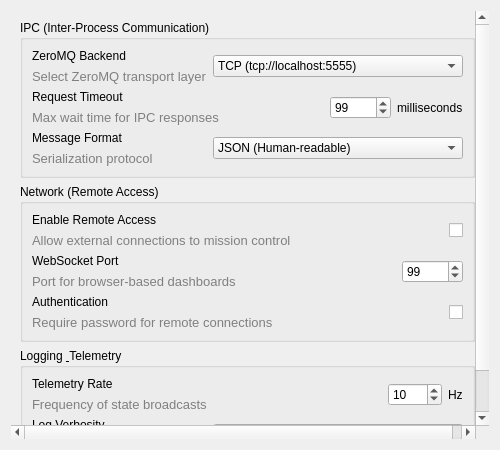
<?xml version="1.0" encoding="UTF-8"?>
<ui version="4.0">
    <class>CommunicationTab</class>
    <widget class="QWidget" name="CommunicationTab">
        <property name="geometry">
            <rect>
                <x>0</x>
                <y>0</y>
                <width>500</width>
                <height>450</height>
            </rect>
        </property>
        <property name="windowTitle">
            <string>Communication Settings</string>
        </property>
        <layout class="QVBoxLayout" name="mainLayout">
            <item>
                <widget class="QScrollArea" name="scrollArea">
                    <property name="widgetResizable">
                        <bool>true</bool>
                    </property>
                    <property name="frameShape">
                        <enum>QFrame::NoFrame</enum>
                    </property>
                    <widget class="QWidget" name="scrollAreaWidgetContents">
                        <layout class="QVBoxLayout" name="scrollLayout">
                            <item>
                                <widget class="QGroupBox" name="ipcGroupBox">
                                    <property name="title">
                                        <string>IPC (Inter-Process Communication)</string>
                                    </property>
                                    <layout class="QVBoxLayout" name="ipcLayout">
                                        <item>
                                            <layout class="QHBoxLayout" name="zmqBackendRowLayout">
                                                <item>
                                                    <layout class="QVBoxLayout" name="zmqBackendLabelLayout">
                                                        <item>
                                                            <widget class="QLabel" name="zmqBackendLabel">
                                                                <property name="text">
                                                                    <string>ZeroMQ Backend</string>
                                                                </property>
                                                            </widget>
                                                        </item>
                                                        <item>
                                                            <widget class="QLabel" name="zmqBackendDescription">
                                                                <property name="text">
                                                                    <string>Select ZeroMQ transport layer</string>
                                                                </property>
                                                                <property name="styleSheet">
                                                                    <string>color: gray; font-size: 10pt;</string>
                                                                </property>
                                                            </widget>
                                                        </item>
                                                    </layout>
                                                </item>
                                                <item>
                                                    <spacer name="zmqBackendSpacer">
                                                        <property name="orientation">
                                                            <enum>Qt::Horizontal</enum>
                                                        </property>
                                                        <property name="sizeHint" stdset="0">
                                                            <size>
                                                                <width>40</width>
                                                                <height>20</height>
                                                            </size>
                                                        </property>
                                                    </spacer>
                                                </item>
                                                <item>
                                                    <widget class="QComboBox" name="zmqBackendComboBox">
                                                        <property name="minimumSize">
                                                            <size>
                                                                <width>250</width>
                                                                <height>0</height>
                                                            </size>
                                                        </property>
                                                        <item>
                                                            <property name="text">
                                                                <string>TCP (tcp://localhost:5555)</string>
                                                            </property>
                                                        </item>
                                                        <item>
                                                            <property name="text">
                                                                <string>IPC (Unix sockets)</string>
                                                            </property>
                                                        </item>
                                                        <item>
                                                            <property name="text">
                                                                <string>In-Process (threads)</string>
                                                            </property>
                                                        </item>
                                                    </widget>
                                                </item>
                                            </layout>
                                        </item>
                                        <item>
                                            <layout class="QHBoxLayout" name="requestTimeoutRowLayout">
                                                <item>
                                                    <layout class="QVBoxLayout" name="requestTimeoutLabelLayout">
                                                        <item>
                                                            <widget class="QLabel" name="requestTimeoutLabel">
                                                                <property name="text">
                                                                    <string>Request Timeout</string>
                                                                </property>
                                                            </widget>
                                                        </item>
                                                        <item>
                                                            <widget class="QLabel" name="requestTimeoutDescription">
                                                                <property name="text">
                                                                    <string>Max wait time for IPC responses</string>
                                                                </property>
                                                                <property name="styleSheet">
                                                                    <string>color: gray; font-size: 10pt;</string>
                                                                </property>
                                                            </widget>
                                                        </item>
                                                    </layout>
                                                </item>
                                                <item>
                                                    <spacer name="requestTimeoutSpacer">
                                                        <property name="orientation">
                                                            <enum>Qt::Horizontal</enum>
                                                        </property>
                                                        <property name="sizeHint" stdset="0">
                                                            <size>
                                                                <width>40</width>
                                                                <height>20</height>
                                                            </size>
                                                        </property>
                                                    </spacer>
                                                </item>
                                                <item>
                                                    <layout class="QHBoxLayout" name="timeoutInputLayout">
                                                        <item>
                                                            <widget class="QSpinBox" name="requestTimeoutSpinBox">
                                                                <property name="value">
                                                                    <number>1000</number>
                                                                </property>
                                                                <property name="maximum">
                                                                    <number>99999</number>
                                                                </property>
                                                            </widget>
                                                        </item>
                                                        <item>
                                                            <widget class="QLabel" name="millisecondsLabel">
                                                                <property name="text">
                                                                    <string>milliseconds</string>
                                                                </property>
                                                            </widget>
                                                        </item>
                                                    </layout>
                                                </item>
                                            </layout>
                                        </item>
                                        <item>
                                            <layout class="QHBoxLayout" name="messageFormatRowLayout">
                                                <item>
                                                    <layout class="QVBoxLayout" name="messageFormatLabelLayout">
                                                        <item>
                                                            <widget class="QLabel" name="messageFormatLabel">
                                                                <property name="text">
                                                                    <string>Message Format</string>
                                                                </property>
                                                            </widget>
                                                        </item>
                                                        <item>
                                                            <widget class="QLabel" name="messageFormatDescription">
                                                                <property name="text">
                                                                    <string>Serialization protocol</string>
                                                                </property>
                                                                <property name="styleSheet">
                                                                    <string>color: gray; font-size: 10pt;</string>
                                                                </property>
                                                            </widget>
                                                        </item>
                                                    </layout>
                                                </item>
                                                <item>
                                                    <spacer name="messageFormatSpacer">
                                                        <property name="orientation">
                                                            <enum>Qt::Horizontal</enum>
                                                        </property>
                                                        <property name="sizeHint" stdset="0">
                                                            <size>
                                                                <width>40</width>
                                                                <height>20</height>
                                                            </size>
                                                        </property>
                                                    </spacer>
                                                </item>
                                                <item>
                                                    <widget class="QComboBox" name="messageFormatComboBox">
                                                        <property name="minimumSize">
                                                            <size>
                                                                <width>250</width>
                                                                <height>0</height>
                                                            </size>
                                                        </property>
                                                        <item>
                                                            <property name="text">
                                                                <string>JSON (Human-readable)</string>
                                                            </property>
                                                        </item>
                                                        <item>
                                                            <property name="text">
                                                                <string>MessagePack (Compact)</string>
                                                            </property>
                                                        </item>
                                                        <item>
                                                            <property name="text">
                                                                <string>Protocol Buffers</string>
                                                            </property>
                                                        </item>
                                                    </widget>
                                                </item>
                                            </layout>
                                        </item>
                                    </layout>
                                </widget>
                            </item>
                            <item>
                                <widget class="QGroupBox" name="networkGroupBox">
                                    <property name="title">
                                        <string>Network (Remote Access)</string>
                                    </property>
                                    <layout class="QVBoxLayout" name="networkLayout">
                                        <item>
                                            <layout class="QHBoxLayout" name="remoteAccessRowLayout">
                                                <item>
                                                    <layout class="QVBoxLayout" name="remoteAccessLabelLayout">
                                                        <item>
                                                            <widget class="QLabel" name="remoteAccessLabel">
                                                                <property name="text">
                                                                    <string>Enable Remote Access</string>
                                                                </property>
                                                            </widget>
                                                        </item>
                                                        <item>
                                                            <widget class="QLabel" name="remoteAccessDescription">
                                                                <property name="text">
                                                                    <string>Allow external connections to mission control</string>
                                                                </property>
                                                                <property name="styleSheet">
                                                                    <string>color: gray; font-size: 10pt;</string>
                                                                </property>
                                                            </widget>
                                                        </item>
                                                    </layout>
                                                </item>
                                                <item>
                                                    <spacer name="remoteAccessSpacer">
                                                        <property name="orientation">
                                                            <enum>Qt::Horizontal</enum>
                                                        </property>
                                                        <property name="sizeHint" stdset="0">
                                                            <size>
                                                                <width>40</width>
                                                                <height>20</height>
                                                            </size>
                                                        </property>
                                                    </spacer>
                                                </item>
                                                <item>
                                                    <widget class="QCheckBox" name="remoteAccessCheckBox">
                                                        <property name="text">
                                                            <string/>
                                                        </property>
                                                    </widget>
                                                </item>
                                            </layout>
                                        </item>
                                        <item>
                                            <layout class="QHBoxLayout" name="webSocketPortRowLayout">
                                                <item>
                                                    <layout class="QVBoxLayout" name="webSocketPortLabelLayout">
                                                        <item>
                                                            <widget class="QLabel" name="webSocketPortLabel">
                                                                <property name="text">
                                                                    <string>WebSocket Port</string>
                                                                </property>
                                                            </widget>
                                                        </item>
                                                        <item>
                                                            <widget class="QLabel" name="webSocketPortDescription">
                                                                <property name="text">
                                                                    <string>Port for browser-based dashboards</string>
                                                                </property>
                                                                <property name="styleSheet">
                                                                    <string>color: gray; font-size: 10pt;</string>
                                                                </property>
                                                            </widget>
                                                        </item>
                                                    </layout>
                                                </item>
                                                <item>
                                                    <spacer name="webSocketPortSpacer">
                                                        <property name="orientation">
                                                            <enum>Qt::Horizontal</enum>
                                                        </property>
                                                        <property name="sizeHint" stdset="0">
                                                            <size>
                                                                <width>40</width>
                                                                <height>20</height>
                                                            </size>
                                                        </property>
                                                    </spacer>
                                                </item>
                                                <item>
                                                    <widget class="QSpinBox" name="webSocketPortSpinBox">
                                                        <property name="value">
                                                            <number>8080</number>
                                                        </property>
                                                        <property name="maximum">
                                                            <number>65535</number>
                                                        </property>
                                                    </widget>
                                                </item>
                                            </layout>
                                        </item>
                                        <item>
                                            <layout class="QHBoxLayout" name="authenticationRowLayout">
                                                <item>
                                                    <layout class="QVBoxLayout" name="authenticationLabelLayout">
                                                        <item>
                                                            <widget class="QLabel" name="authenticationLabel">
                                                                <property name="text">
                                                                    <string>Authentication</string>
                                                                </property>
                                                            </widget>
                                                        </item>
                                                        <item>
                                                            <widget class="QLabel" name="authenticationDescription">
                                                                <property name="text">
                                                                    <string>Require password for remote connections</string>
                                                                </property>
                                                                <property name="styleSheet">
                                                                    <string>color: gray; font-size: 10pt;</string>
                                                                </property>
                                                            </widget>
                                                        </item>
                                                    </layout>
                                                </item>
                                                <item>
                                                    <spacer name="authenticationSpacer">
                                                        <property name="orientation">
                                                            <enum>Qt::Horizontal</enum>
                                                        </property>
                                                        <property name="sizeHint" stdset="0">
                                                            <size>
                                                                <width>40</width>
                                                                <height>20</height>
                                                            </size>
                                                        </property>
                                                    </spacer>
                                                </item>
                                                <item>
                                                    <widget class="QCheckBox" name="authenticationCheckBox">
                                                        <property name="text">
                                                            <string/>
                                                        </property>
                                                    </widget>
                                                </item>
                                            </layout>
                                        </item>
                                    </layout>
                                </widget>
                            </item>
                            <item>
                                <widget class="QGroupBox" name="logTelemetryGroupBox">
                                    <property name="title">
                                        <string>Logging &amp; Telemetry</string>
                                    </property>
                                    <layout class="QVBoxLayout" name="logTelemetryLayout">
                                        <item>
                                            <layout class="QHBoxLayout" name="telemetryRateRowLayout">
                                                <item>
                                                    <layout class="QVBoxLayout" name="telemetryRateLabelLayout">
                                                        <item>
                                                            <widget class="QLabel" name="telemetryRateLabel">
                                                                <property name="text">
                                                                    <string>Telemetry Rate</string>
                                                                </property>
                                                            </widget>
                                                        </item>
                                                        <item>
                                                            <widget class="QLabel" name="telemetryRateDescription">
                                                                <property name="text">
                                                                    <string>Frequency of state broadcasts</string>
                                                                </property>
                                                                <property name="styleSheet">
                                                                    <string>color: gray; font-size: 10pt;</string>
                                                                </property>
                                                            </widget>
                                                        </item>
                                                    </layout>
                                                </item>
                                                <item>
                                                    <spacer name="telemetryRateSpacer">
                                                        <property name="orientation">
                                                            <enum>Qt::Horizontal</enum>
                                                        </property>
                                                        <property name="sizeHint" stdset="0">
                                                            <size>
                                                                <width>40</width>
                                                                <height>20</height>
                                                            </size>
                                                        </property>
                                                    </spacer>
                                                </item>
                                                <item>
                                                    <layout class="QHBoxLayout" name="telemetryRateInputLayout">
                                                        <item>
                                                            <widget class="QSpinBox" name="telemetryRateSpinBox">
                                                                <property name="value">
                                                                    <number>10</number>
                                                                </property>
                                                                <property name="maximum">
                                                                    <number>1000</number>
                                                                </property>
                                                            </widget>
                                                        </item>
                                                        <item>
                                                            <widget class="QLabel" name="hzLabel">
                                                                <property name="text">
                                                                    <string>Hz</string>
                                                                </property>
                                                            </widget>
                                                        </item>
                                                    </layout>
                                                </item>
                                            </layout>
                                        </item>
                                        <item>
                                            <layout class="QHBoxLayout" name="logVerbosityRowLayout">
                                                <item>
                                                    <layout class="QVBoxLayout" name="logVerbosityLabelLayout">
                                                        <item>
                                                            <widget class="QLabel" name="logVerbosityLabel">
                                                                <property name="text">
                                                                    <string>Log Verbosity</string>
                                                                </property>
                                                            </widget>
                                                        </item>
                                                        <item>
                                                            <widget class="QLabel" name="logVerbosityDescription">
                                                                <property name="text">
                                                                    <string>Detail level for system logs</string>
                                                                </property>
                                                                <property name="styleSheet">
                                                                    <string>color: gray; font-size: 10pt;</string>
                                                                </property>
                                                            </widget>
                                                        </item>
                                                    </layout>
                                                </item>
                                                <item>
                                                    <spacer name="logVerbositySpacer">
                                                        <property name="orientation">
                                                            <enum>Qt::Horizontal</enum>
                                                        </property>
                                                        <property name="sizeHint" stdset="0">
                                                            <size>
                                                                <width>40</width>
                                                                <height>20</height>
                                                            </size>
                                                        </property>
                                                    </spacer>
                                                </item>
                                                <item>
                                                    <widget class="QComboBox" name="logVerbosityComboBox">
                                                        <property name="minimumSize">
                                                            <size>
                                                                <width>250</width>
                                                                <height>0</height>
                                                            </size>
                                                        </property>
                                                        <item>
                                                            <property name="text">
                                                                <string>ERROR (Critical only)</string>
                                                            </property>
                                                        </item>
                                                        <item>
                                                            <property name="text">
                                                                <string>WARNING (Important events)</string>
                                                            </property>
                                                        </item>
                                                        <item>
                                                            <property name="text">
                                                                <string>INFO (Standard operation)</string>
                                                            </property>
                                                        </item>
                                                        <item>
                                                            <property name="text">
                                                                <string>DEBUG (Verbose)</string>
                                                            </property>
                                                        </item>
                                                    </widget>
                                                </item>
                                            </layout>
                                        </item>
                                    </layout>
                                </widget>
                            </item>
                            <item>
                                <spacer name="verticalSpacer">
                                    <property name="orientation">
                                        <enum>Qt::Vertical</enum>
                                    </property>
                                    <property name="sizeHint" stdset="0">
                                        <size>
                                            <width>20</width>
                                            <height>40</height>
                                        </size>
                                    </property>
                                </spacer>
                            </item>
                        </layout>
                    </widget>
                </widget>
            </item>
        </layout>
    </widget>
    <resources/>
    <connections/>
</ui>
